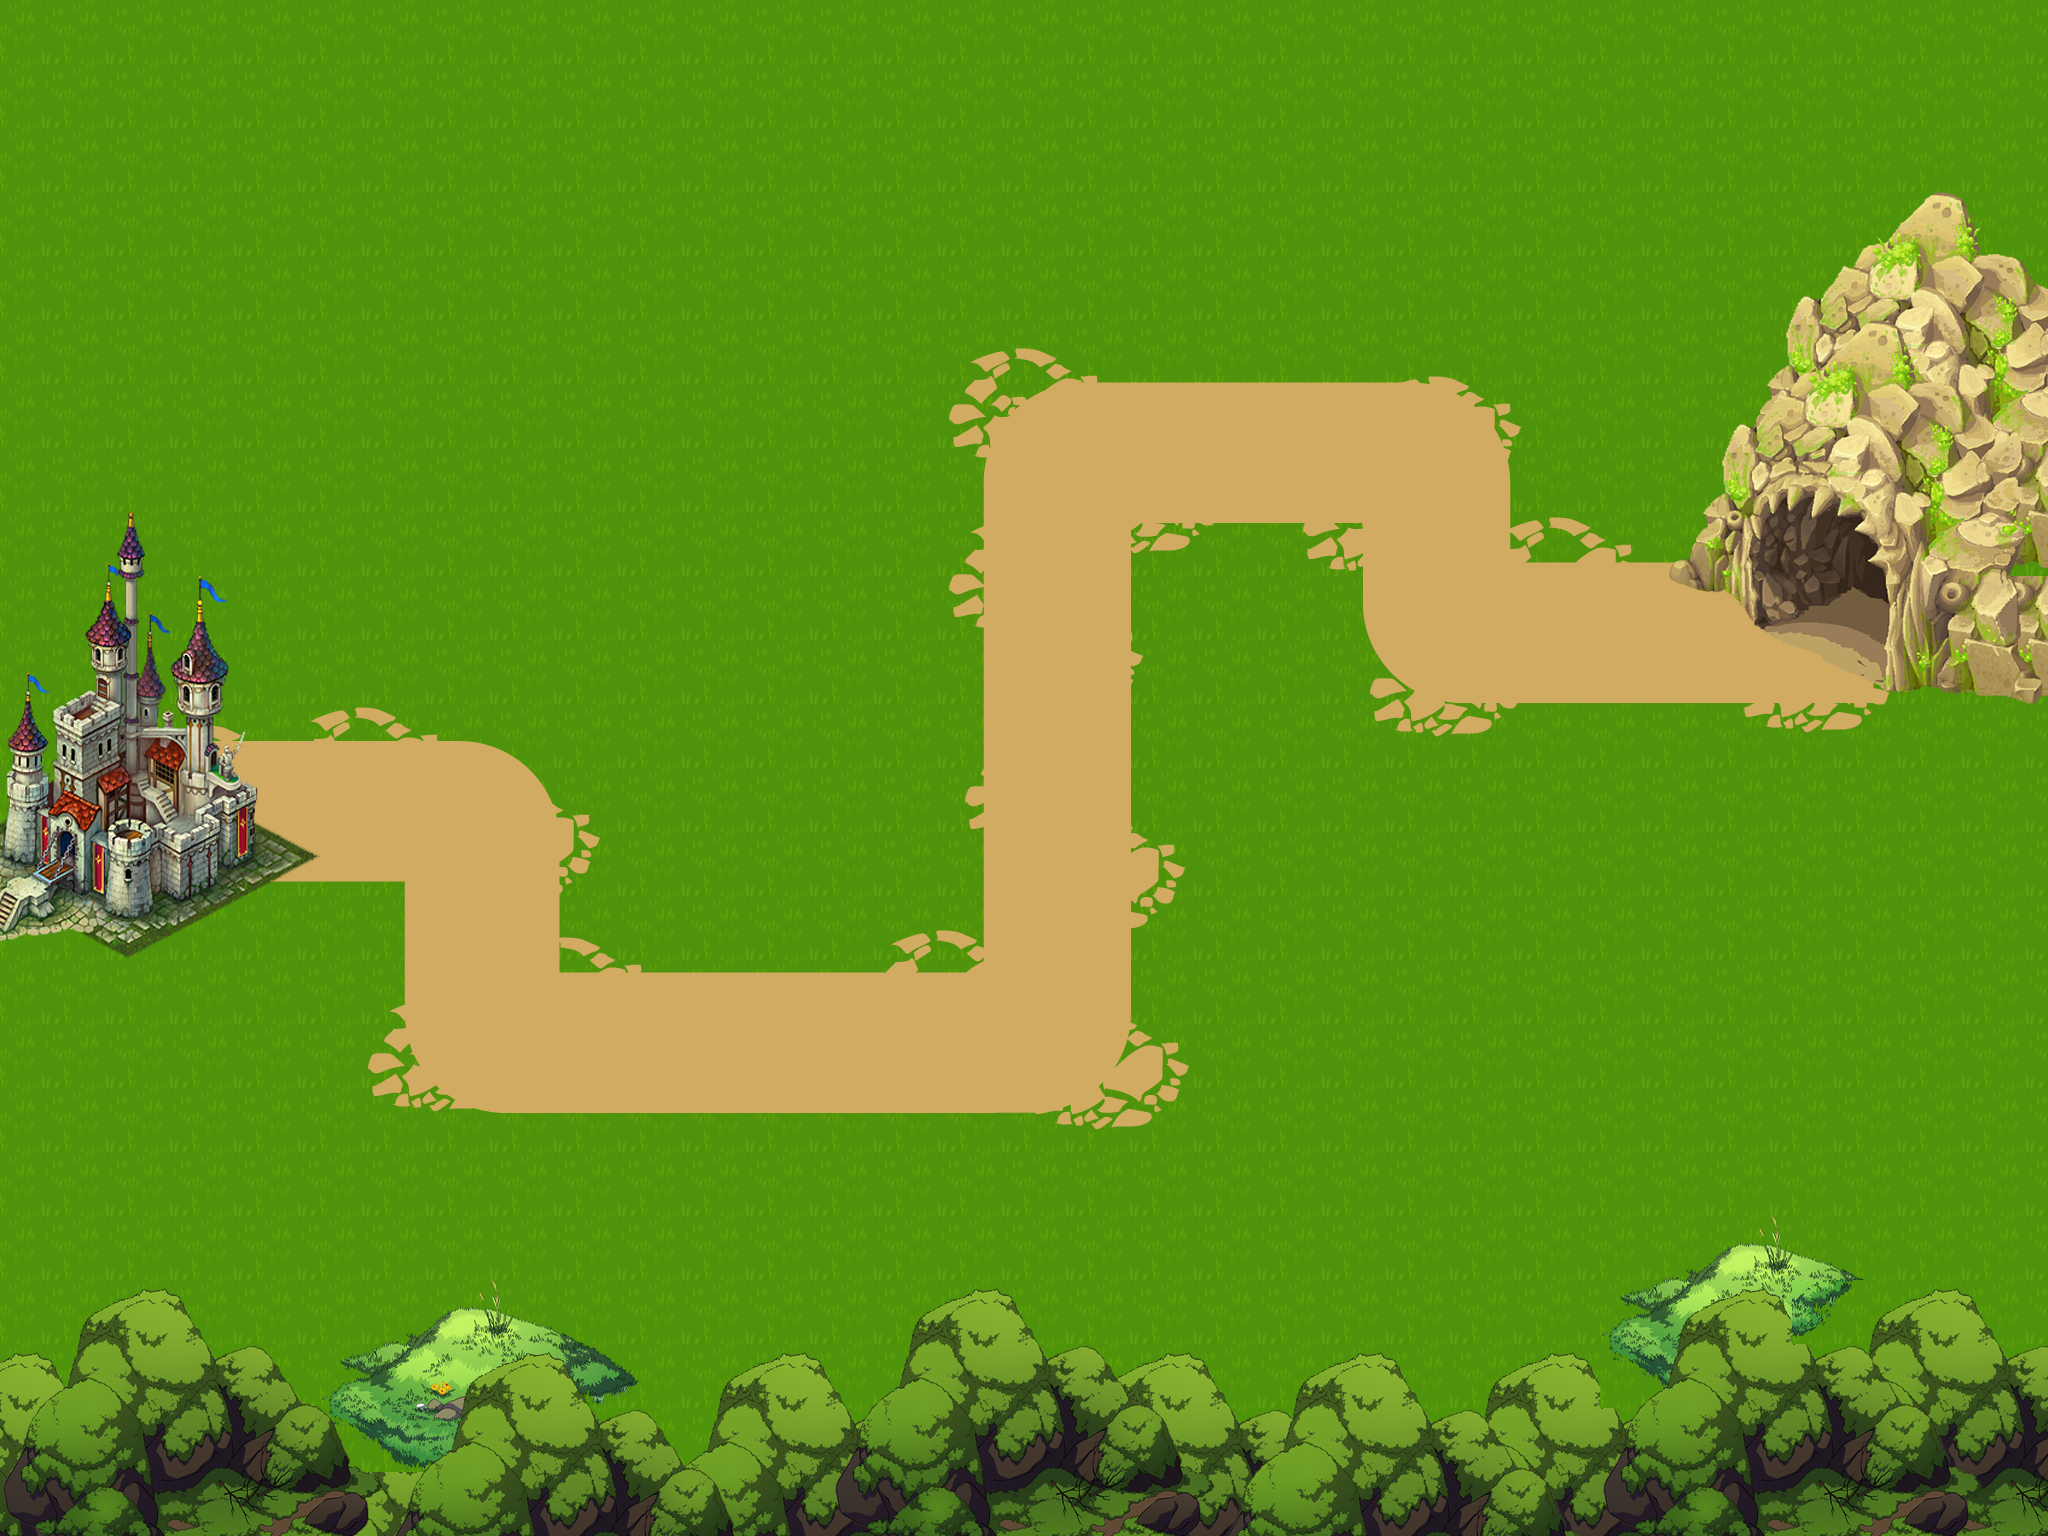

Rendered tile map (Tiled .tmx) drawn with the repository's tilesets; below, a short description and the map source with its tile grids summarised:
An orthogonal 32x24 tile map with 64x64 px tiles, 7 tile layers (field, road, castle, cave_0, ...), 2 tilesets.

<map version="1.0" orientation="orthogonal" renderorder="left-down" width="32" height="24" tilewidth="64" tileheight="64" nextobjectid="1">
 <tileset firstgid="1" name="stone" tilewidth="64" tileheight="64">
  <image source="assets.png" width="1536" height="2048" />
 </tileset>
 <tileset firstgid="769" name="wayPoints" tilewidth="64" tileheight="64">
  <image source="gamepath.png" width="2048" height="1536" />
 </tileset>
 <layer name="field" width="32" height="24">
  <data>[768 cells, 768 non-empty, 1 distinct tile ids]</data>
 </layer>
 <layer name="road" width="32" height="24">
  <data>[768 cells, 512 non-empty, 512 distinct tile ids]</data>
 </layer>
 <layer name="castle" width="32" height="24">
  <data>[768 cells, 35 non-empty, 35 distinct tile ids]</data>
 </layer>
 <layer name="cave_0" width="32" height="24">
  <data>[768 cells, 40 non-empty, 30 distinct tile ids]</data>
 </layer>
 <layer name="cave_1" width="32" height="24">
  <data>[768 cells, 36 non-empty, 36 distinct tile ids]</data>
 </layer>
 <layer name="other_object_0" width="32" height="24">
  <data>[768 cells, 112 non-empty, 38 distinct tile ids]</data>
 </layer>
 <layer name="other_object_1" width="32" height="24">
  <data>[768 cells, 108 non-empty, 25 distinct tile ids]</data>
 </layer>
</map>